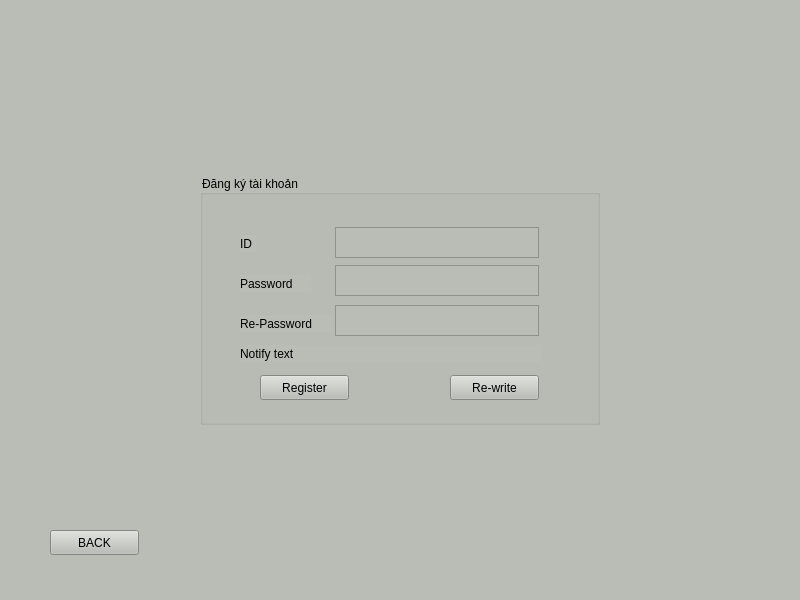
<?xml version="1.0" encoding="UTF-8"?>
<ui version="4.0">
 <class>Signin</class>
 <widget class="QWidget" name="Signin">
  <property name="geometry">
   <rect>
    <x>0</x>
    <y>0</y>
    <width>800</width>
    <height>600</height>
   </rect>
  </property>
  <property name="windowTitle">
   <string>Form</string>
  </property>
  <property name="styleSheet">
   <string notr="true">background-color: rgb(186, 189, 182);</string>
  </property>
  <widget class="QGroupBox" name="groupBox">
   <property name="enabled">
    <bool>true</bool>
   </property>
   <property name="geometry">
    <rect>
     <x>200</x>
     <y>175</y>
     <width>400</width>
     <height>250</height>
    </rect>
   </property>
   <property name="sizePolicy">
    <sizepolicy hsizetype="Fixed" vsizetype="Fixed">
     <horstretch>0</horstretch>
     <verstretch>0</verstretch>
    </sizepolicy>
   </property>
   <property name="minimumSize">
    <size>
     <width>400</width>
     <height>250</height>
    </size>
   </property>
   <property name="styleSheet">
    <string notr="true"/>
   </property>
   <property name="title">
    <string>Đăng ký tài khoản</string>
   </property>
   <widget class="QPushButton" name="pBtLogin">
    <property name="geometry">
     <rect>
      <x>60</x>
      <y>200</y>
      <width>89</width>
      <height>25</height>
     </rect>
    </property>
    <property name="text">
     <string>Register</string>
    </property>
   </widget>
   <widget class="QPushButton" name="pBtSignin">
    <property name="geometry">
     <rect>
      <x>250</x>
      <y>200</y>
      <width>89</width>
      <height>25</height>
     </rect>
    </property>
    <property name="text">
     <string>Re-write</string>
    </property>
   </widget>
   <widget class="QTextEdit" name="txtPassword">
    <property name="geometry">
     <rect>
      <x>135</x>
      <y>90</y>
      <width>204</width>
      <height>31</height>
     </rect>
    </property>
   </widget>
   <widget class="QTextEdit" name="txtID">
    <property name="geometry">
     <rect>
      <x>135</x>
      <y>52</y>
      <width>204</width>
      <height>31</height>
     </rect>
    </property>
   </widget>
   <widget class="QLabel" name="lPassword">
    <property name="geometry">
     <rect>
      <x>40</x>
      <y>100</y>
      <width>71</width>
      <height>17</height>
     </rect>
    </property>
    <property name="styleSheet">
     <string notr="true">border: 0px solid</string>
    </property>
    <property name="text">
     <string>Password</string>
    </property>
   </widget>
   <widget class="QLabel" name="lID">
    <property name="geometry">
     <rect>
      <x>40</x>
      <y>60</y>
      <width>16</width>
      <height>17</height>
     </rect>
    </property>
    <property name="styleSheet">
     <string notr="true">border: 0px solid</string>
    </property>
    <property name="text">
     <string>ID</string>
    </property>
   </widget>
   <widget class="QTextEdit" name="txtRePassword">
    <property name="geometry">
     <rect>
      <x>135</x>
      <y>130</y>
      <width>204</width>
      <height>31</height>
     </rect>
    </property>
   </widget>
   <widget class="QLabel" name="lRePassword">
    <property name="geometry">
     <rect>
      <x>40</x>
      <y>140</y>
      <width>91</width>
      <height>17</height>
     </rect>
    </property>
    <property name="styleSheet">
     <string notr="true">border: 0px solid</string>
    </property>
    <property name="text">
     <string>Re-Password</string>
    </property>
   </widget>
   <widget class="QLabel" name="txtnotify">
    <property name="geometry">
     <rect>
      <x>40</x>
      <y>170</y>
      <width>301</width>
      <height>17</height>
     </rect>
    </property>
    <property name="styleSheet">
     <string notr="true"/>
    </property>
    <property name="text">
     <string>Notify text</string>
    </property>
   </widget>
   <zorder>txtPassword</zorder>
   <zorder>txtID</zorder>
   <zorder>lPassword</zorder>
   <zorder>lID</zorder>
   <zorder>pBtLogin</zorder>
   <zorder>pBtSignin</zorder>
   <zorder>txtRePassword</zorder>
   <zorder>lRePassword</zorder>
   <zorder>txtnotify</zorder>
  </widget>
  <widget class="QPushButton" name="pBtBack">
   <property name="geometry">
    <rect>
     <x>50</x>
     <y>530</y>
     <width>89</width>
     <height>25</height>
    </rect>
   </property>
   <property name="text">
    <string>BACK</string>
   </property>
  </widget>
 </widget>
 <resources/>
 <connections/>
</ui>
